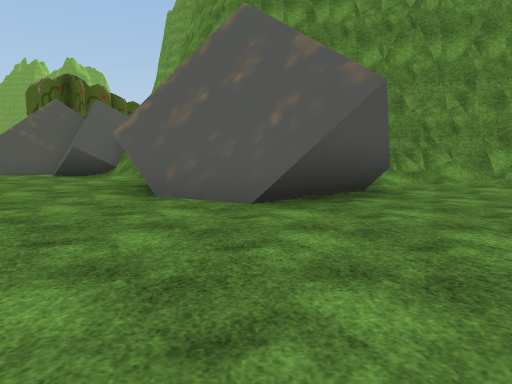
view 1 (above)

24 first-person views from a walk through a scene from a Unity 3-D project. The camera is 1.2 m above the floor, tilts 6° down and sees 70° across. The floor is counted in squares, 2.4 m on a side. Each view is taken from the middle of a square. On the plan, view 1 faces up. The plan holds only what a view shows up to about 9 squares ahead; the rest is blank. The place goes on beyond the plan. The player is left out. Some animated figures are not drawn. Some surface patterns are stand-ins.

view 2
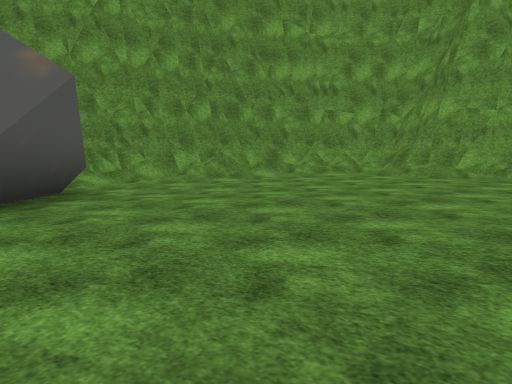

view 3
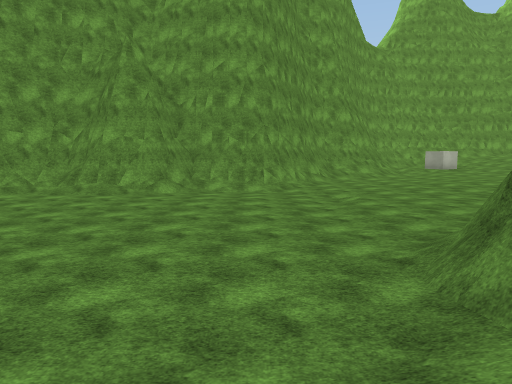

view 4
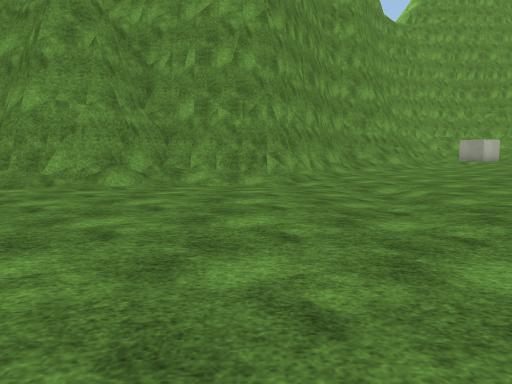

view 5
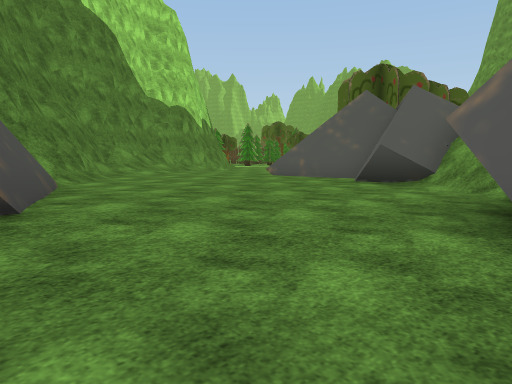

view 6
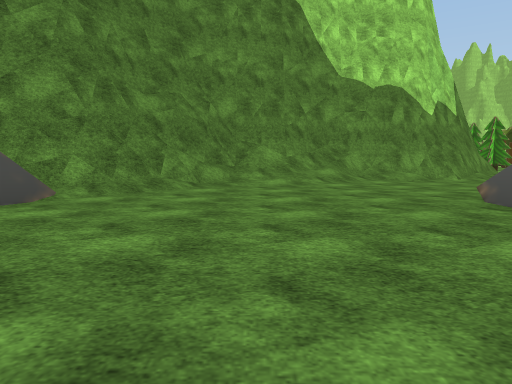

view 7
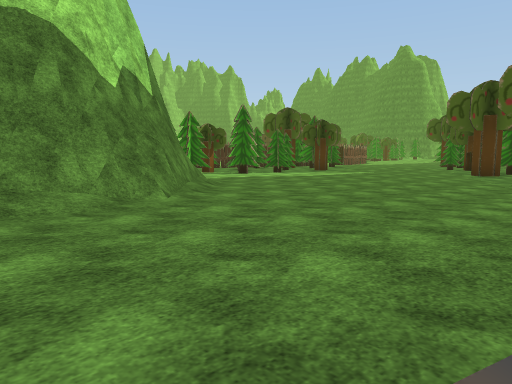

view 8
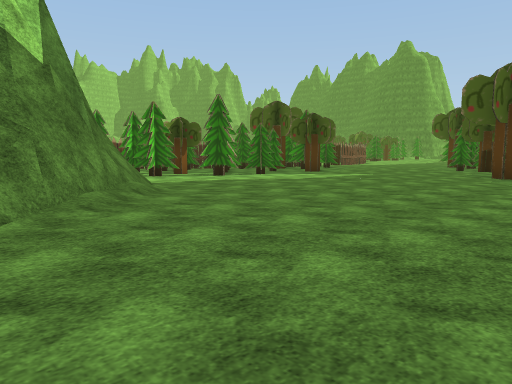

view 9
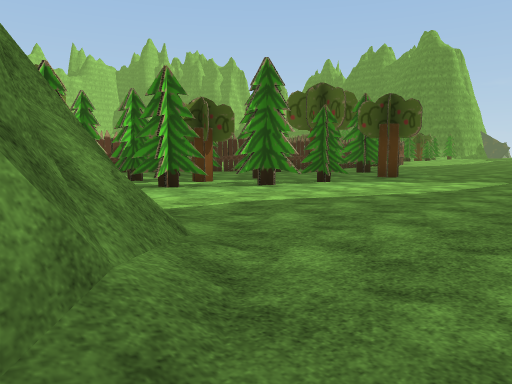

view 10
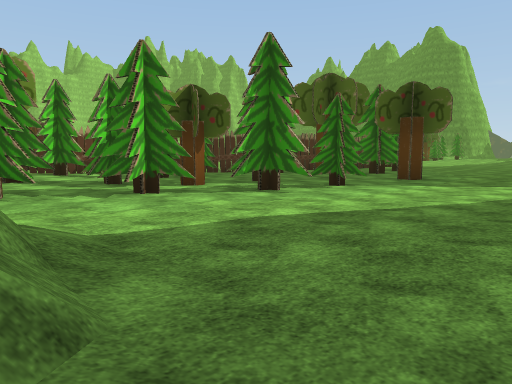

view 11
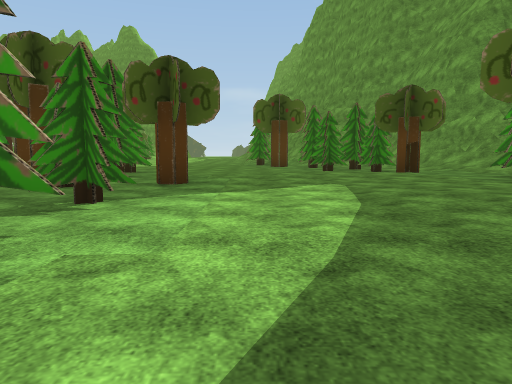

view 12
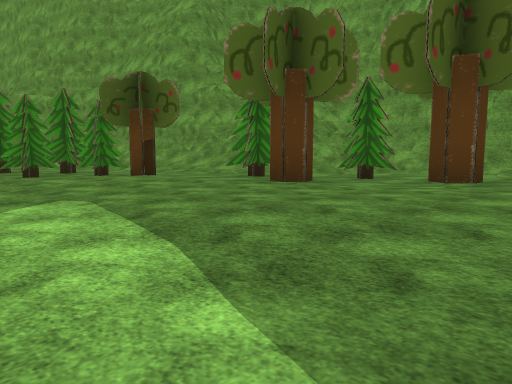

view 13
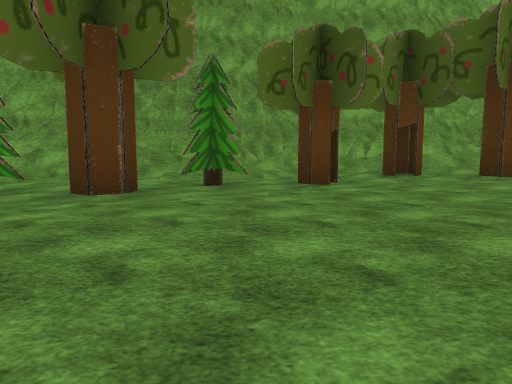

view 14
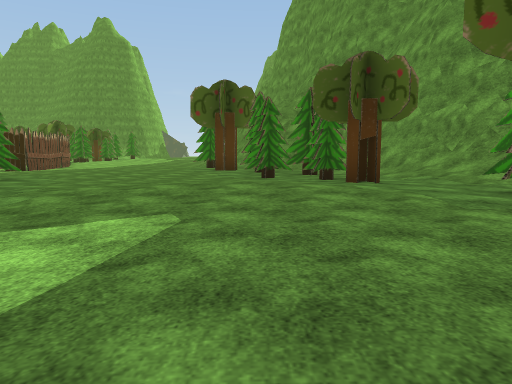

view 15
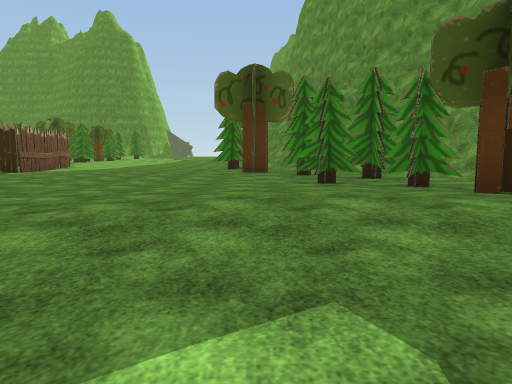

view 16
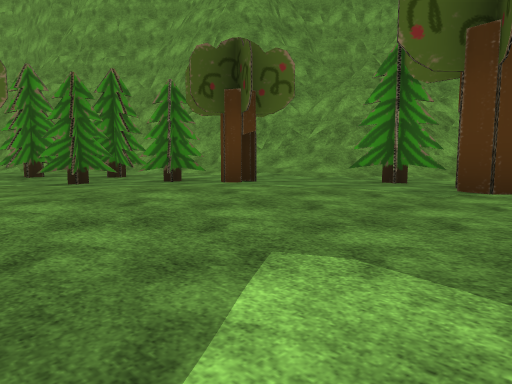

view 17
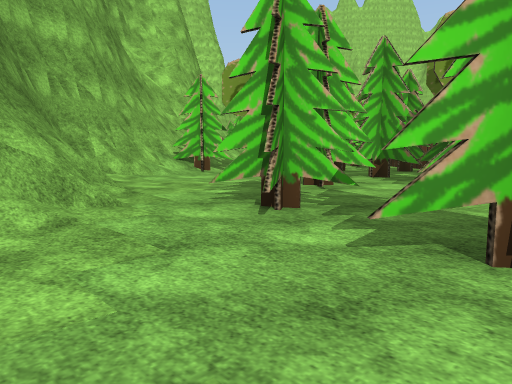

view 18
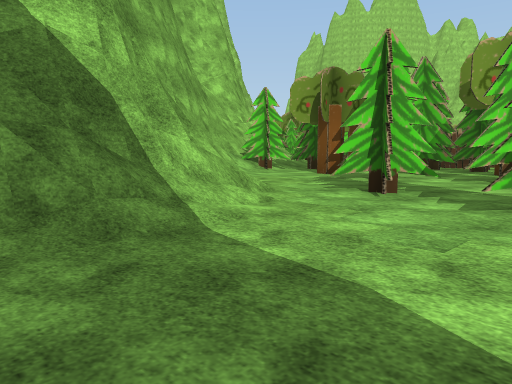

view 19
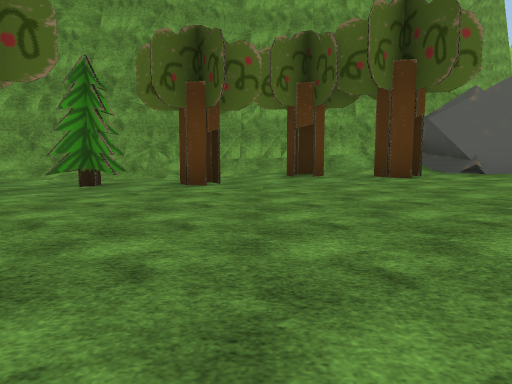

view 20
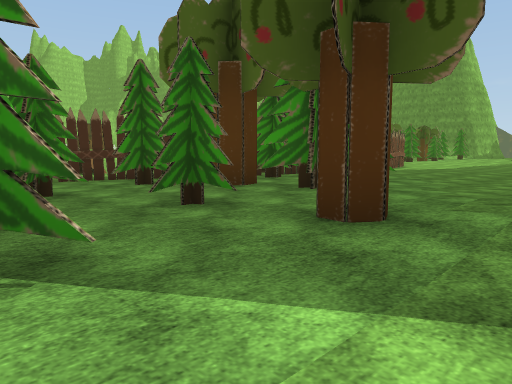

view 21
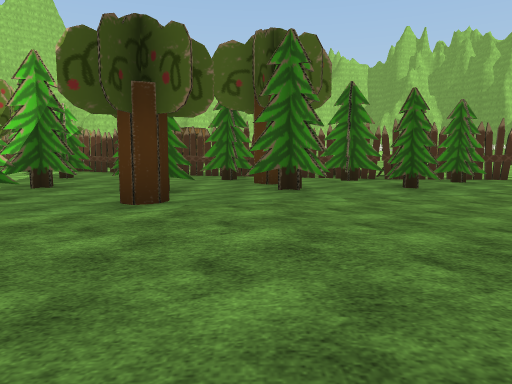

view 22
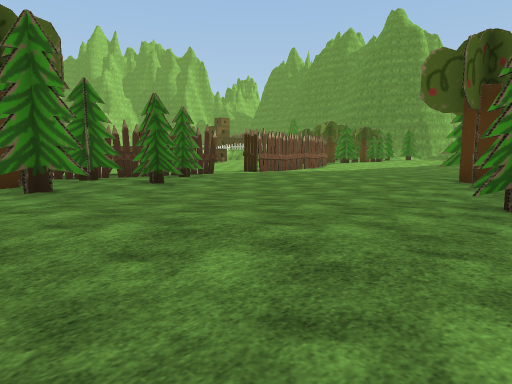

view 23
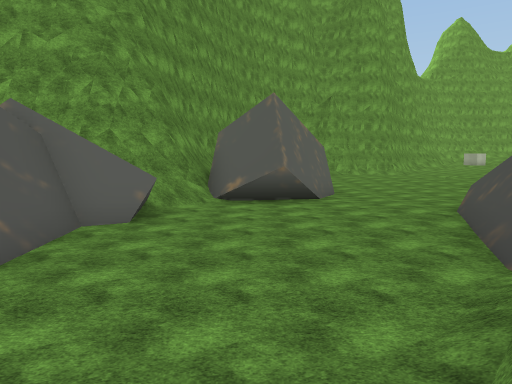

view 24
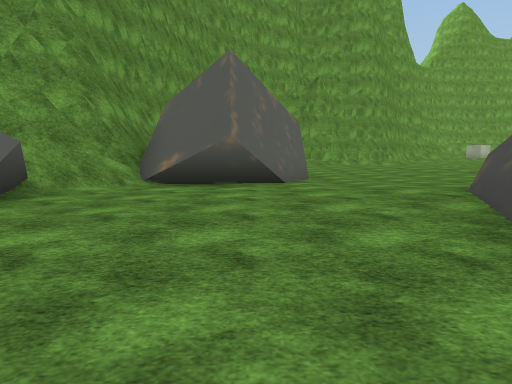

### Floor plan
Key: @ floor where view 1 was taken; # wall or solid block; x gap in a wall; . main floor; : floor 0.25 m higher than the main floor; - floor 0.25 m lower than the main floor; + floor 0.5 m higher than the main floor; * floor 0.75 m higher than the main floor; % floor 1 m higher than the main floor; & floor 1.75 m higher than the main floor; $ floor 3.5 m higher than the main floor; / step, stairs or slope; = window, fence, low wall or low ledge.
Columns run from 21 left of view 1 to 11 right of it. Each row starts with its distance up from view 1.
 30     ..-##
 29 -----.-.#
 28 ##------# ###
 27 --------###/##
 26 -##---..###//#
 25 ##.........//##
 24 --.#...::.#./##
 23 ####...:::..#/##
 22    #.#.....##//##
 21  ###-......#.#./#
 20  #.--........x./#
 19  ####........#./#
 18    ##.........#/##
 17  ####.........../#
 16 ##.#..........#./#
 15 #.............../#
 14 #.##.//........:/#
 13 ##.///##/:::::::/#
 12 .::/&####/:::::#/&
 11 #::/##  ##:::::####
 10 #//##    #/::++##
  9 ####     #/:++######
  8           //+++++#=####
  7           #//++++++//$ ####
  6           #//++++++#####//###
  5           ###/++++++###:+++/##
  4             ##/+**+++##+++++/#
  3              ####**+++++++++/#
  2                 ##/+++++++++/##
  1                    ++++++++++/##
  0                      @+++*+*++##
 -1                     //++++**++%#
 -2                      //+++++++/##
 -3                       ##/**//////
 -4                          ***+++++
 -5                           **+****
 -6                            +*****

Where each view was taken, in squares from view 1:
view 1: 0 up, 0 right, facing up
view 2: 0 up, 0 right, facing up-right
view 3: 1 down, 1 left, facing right
view 4: 1 down, 2 right, facing right
view 5: 2 up, 1 left, facing up-left
view 6: 6 up, 3 left, facing left
view 7: 8 up, 7 left, facing up-left
view 8: 10 up, 8 left, facing up-left
view 9: 12 up, 12 left, facing up-left
view 10: 13 up, 13 left, facing up-left
view 11: 15 up, 15 left, facing up
view 12: 17 up, 15 left, facing up-right
view 13: 17 up, 13 left, facing right
view 14: 18 up, 13 left, facing up
view 15: 20 up, 14 left, facing up
view 16: 20 up, 15 left, facing up-right
view 17: 16 up, 16 left, facing down-left
view 18: 16 up, 14 left, facing down-left
view 19: 15 up, 13 left, facing right
view 20: 19 up, 15 left, facing up-left
view 21: 23 up, 12 left, facing left
view 22: 22 up, 12 left, facing up-left
view 23: 6 up, 10 left, facing right
view 24: 5 up, 8 left, facing right
